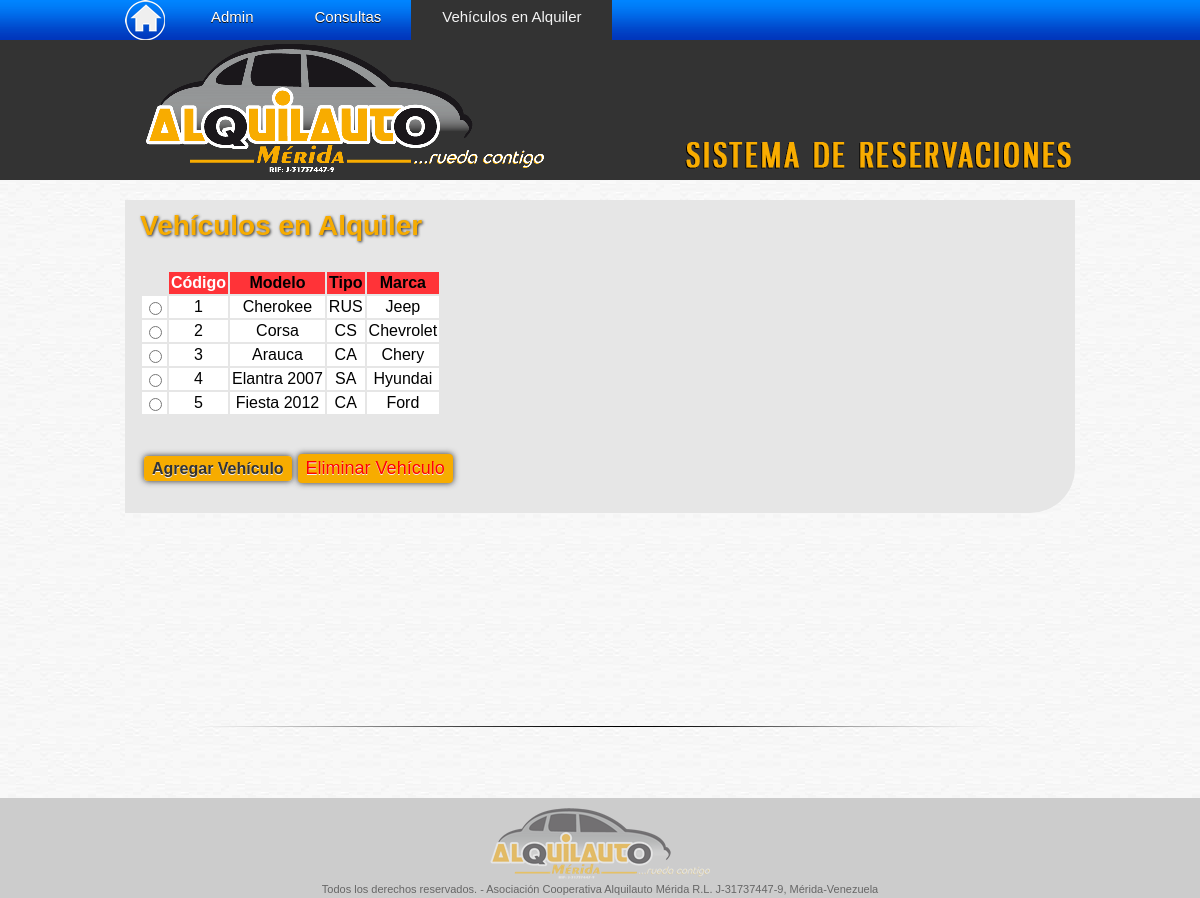
Screenshot of /admin/registro-autos/index.php with the database file from the repository.
### tables this page shows
CREATE TABLE IF NOT EXISTS `vehiculo` (
  `codigo_v` int(8) NOT NULL,
  `modelo_v` varchar(25) NOT NULL,
  `tipo_v` varchar(25) NOT NULL,
  `marca_v` varchar(25) NOT NULL,
  PRIMARY KEY (`codigo_v`)
);

### admin/registro-autos/index.php (the view, shortened to what this page needs)
<!DOCTYPE html PUBLIC "-//W3C//DTD XHTML 1.0 Transitional//EN" "http://www.w3.org/TR/xhtml1/DTD/xhtml1-transitional.dtd">
<html xmlns="http://www.w3.org/1999/xhtml">
<head>
<link type="text/css" rel="stylesheet" href="../../css/estilos.css" media="screen"/>
</head>
<body>
<div id="menu">
  <ul>
  <li><img src="../../img/home.png" width="40" height="40" style="padding-right:15px;cursor:pointer;" title="Inicio" onclick="location.href='/admin'" /></li>
    <li><a href="../index.php">Admin</a></li>
    <li><a href="../consultas/">Consultas</a></li>
    <li><a href="#" id="activo">Vehículos en Alquiler</a></li>
  </ul>
</div>
<div id="fondo"/>
<div id="cabecera">
  <div id="logo">
  	<a href="../index.php" title="Alquilauto Mérida">
    	<img src="../../img/logo-alquilauto.png" style="border:none"/>
    </a>
  </div>
</div>
<div id="pagina">
<div class="cont" style="margin-top:20px;">
    <h2>Vehículos en Alquiler</h2>
    <br />
<?php
include ('../../conexion.php');
		$consulta="SELECT * FROM vehiculo ORDER BY codigo_v";
		$resultado= mysqli_query($link,$consulta);
		$i=0;
		echo" <form method='post' onsubmit='return validar();' name='form1' action='eliminarVehiculo.php'>";
			echo "<table border='0' cellpadding='2'><tr align='center'><th   align='center'></th><th   align='center' bgcolor='#FF3338'><font color='#FFF'>Código</font></th><th  align='center' bgcolor='#FF3338'>Modelo</th><th   align='center' bgcolor='#FF3338'>Tipo</th><th   align='center' bgcolor='#FF3338'>Marca";
while ($fila= mysqli_fetch_row($resultado)){
	if($i%4==0){
					echo "<tr style='background: #fff; font-weight: normal;'>";
				}else {
						echo "<tr style='background: #fff; font-weight: normal;'>";
					}
				echo "<th style='background: #fff; font-weight: normal;'><input type='radio' name='check_v' value='".$fila[0]."'></th>";
				echo "<th style='font-weight: normal;'>";
				echo $fila[0];
				echo "</th>";
				echo "<th style='font-weight: normal;'>";
				echo $fila[1];
				echo "</th>";
				echo "<th style='font-weight: normal;'>";
				echo $fila[2];
				echo "</th>";
				echo "<th style='font-weight: normal;'>";
				echo $fila[3];
				echo "</th>";
				echo "</tr>";
				$i++;
			}
			echo "</table>";
echo "<br/>";
echo "<p><table border='0' cellpadding='2'><tr><th><a class='boton' href='ingresarauto.php'>Agregar Vehículo</a></th><th><input type='submit' style='color:#ff0000;font-size:18px;' name='eliminarB' value='Eliminar Vehículo' class='boton'></th></tr></table></p>";
echo"</form>";
?>
</div>
</div>
<div> <img src="../../img/sepa.png" id="sepa" /> </div>
<div id="pie">
<div id="logo-pie">
</div>
<a name="legal" id="legal">Todos los derechos reservados. - Asociación Cooperativa Alquilauto Mérida R.L. J-31737447-9, Mérida-Venezuela</a></div>
</body>
</html>

### css/estilos.css (style rules this page uses)
body { margin:0; padding:0; background:#fff url(../img/bg.jpg) repeat; font-family:"Trebuchet MS", Arial, Helvetica, sans-serif; overflow-x:hidden; }
a { color:#F7AC00; text-decoration:none; }
h2 { font-size:28px; color: #F7AC00; margin:0; padding-bottom:10px; text-shadow: 1px 1px 3px #333; -moz-text-shadow: 1px 1px 3px #333; -o-text-shadow: 1px 1px 3px #333; -webkit-text-shadow: 1px 1px 3px #333; }
#fondo { margin:0 auto; padding:0; height:140px; width:100%; background:#333; z-index:-10000; }
#cabecera { width:950px; height:140px; margin:0 auto; position:relative; }
#logo { background:no-repeat left top; width:400px; border:none; margin:3px 0 0 5px; position:absolute; height: 130px; }
#menu { width:100%; height:40px; background: url(../img/nav.jpg) repeat-x left top; margin:0 auto; }
#menu ul, li { list-style-type: none; }
#menu ul { margin:0 auto; padding: 0; width:950px; }
#menu li { float:left; position:relative; display:block; }
#menu a { text-decoration: none; color: #fff; text-shadow:0px 1px 0px #111; -moz-text-shadow:0px 1px 0px #111; -o-text-shadow:0px 1px 0px #111; -webkit-text-shadow:0px 1px 0px #111; font-weight: normal; background:#F7AC00 url(../img/sepnav.jpg) no-repeat right top, url(../img/nav.jpg) repeat-x left top; display: block; padding:8px 30px 0 31px; text-align: center; font-size:15px; height:32px; border:none; transition-property:background, color; transition:ease-out 0.4s; transition-delay:0s; -webkit-transition-property:background, color; -webkit-transition:ease-out 0.4s; -webkit-transition-delay:0s; -moz-transition-property:background, color; -moz-transition:ease-out 0.4s; -moz-transition-delay:0s; }
#menu #activo { transition:ease-out 0.4s; background: #333; color:#f4f4f4; text-shadow:none; transition-delay:0s; -webkit-transition-property:background, color; -webkit-transition:ease-out 0.4s; -webkit-transition-delay:0s; -moz-transition-property:background, color; -moz-transition:ease-out 0.4s; -moz-transition-delay:0s; }
#pagina { width:950px; height:595px; top:0; position:relative; margin:0 auto; padding:0; background:#fff url(../img/bg.jpg) repeat; }
.cont { background:#E6E6E6; padding:10px 15px; border-bottom-right-radius:45px; }
.boton { background:#F7AC00; border-radius:4px; cursor:pointer; border:none; padding:4px 8px; color:#333; text-shadow:0px 1px 0px #F2F2F2; -moz-text-shadow:0px 1px 0px #F2F2F2; -o-text-shadow:0px 1px 0px #F2F2F2; -webkit-text-shadow:0px 1px 0px #F2F2F2; box-shadow:0px 0px 6px #333; -moz-box-shadow:0px 0px 6px #333; -o-box-shadow:0px 0px 6px #333; -webkit-box-shadow:0px 0px 6px #333; }
#sepa { width:800px; height:3px; bottom:70px; display:block; position:relative; margin:0 auto; }
#pie { width:100%; height:100px; top:0; position:relative; margin:0 auto; padding:0; background:#ccc; text-align: center; clip: rect(auto,auto,0px,auto); }
#legal { margin:0 auto; text-align: center; position:relative; font-size: 11px; color: #666; top:10px; }
#logo-pie { background:url(../img/logo-pie.png) no-repeat; width:220px; height:75px; margin:0 auto; position:relative; top:10px; opacity:0.5; }

### rows the page displays
vehiculo: codigo_v "1", modelo_v "Cherokee", tipo_v "RUS", marca_v "Jeep"
vehiculo: codigo_v "2", modelo_v "Corsa", tipo_v "CS", marca_v "Chevrolet"
vehiculo: codigo_v "3", modelo_v "Arauca", tipo_v "CA", marca_v "Chery"
vehiculo: codigo_v "4", modelo_v "Elantra 2007", tipo_v "SA", marca_v "Hyundai"
vehiculo: codigo_v "5", modelo_v "Fiesta 2012", tipo_v "CA", marca_v "Ford"
